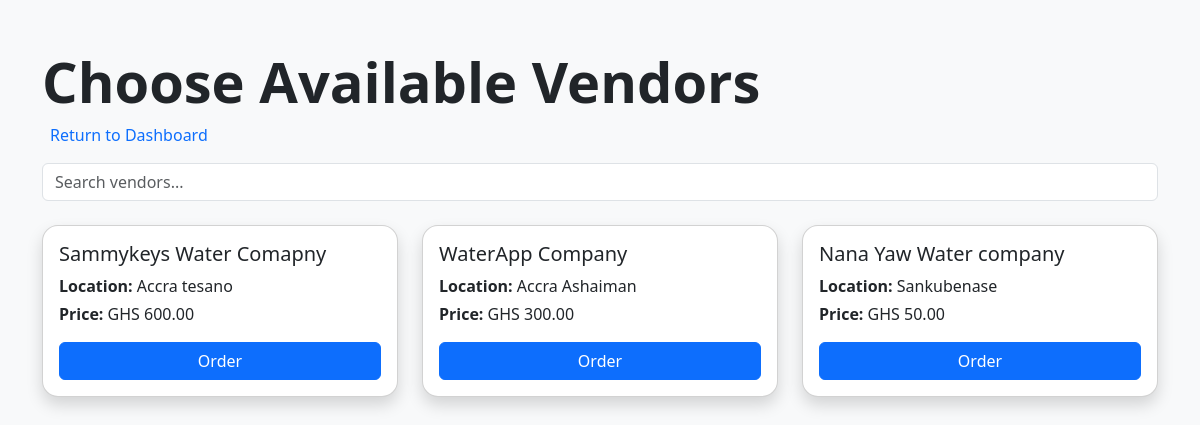
The page /customer/vendors/ (signed in) on the database as committed earlier.
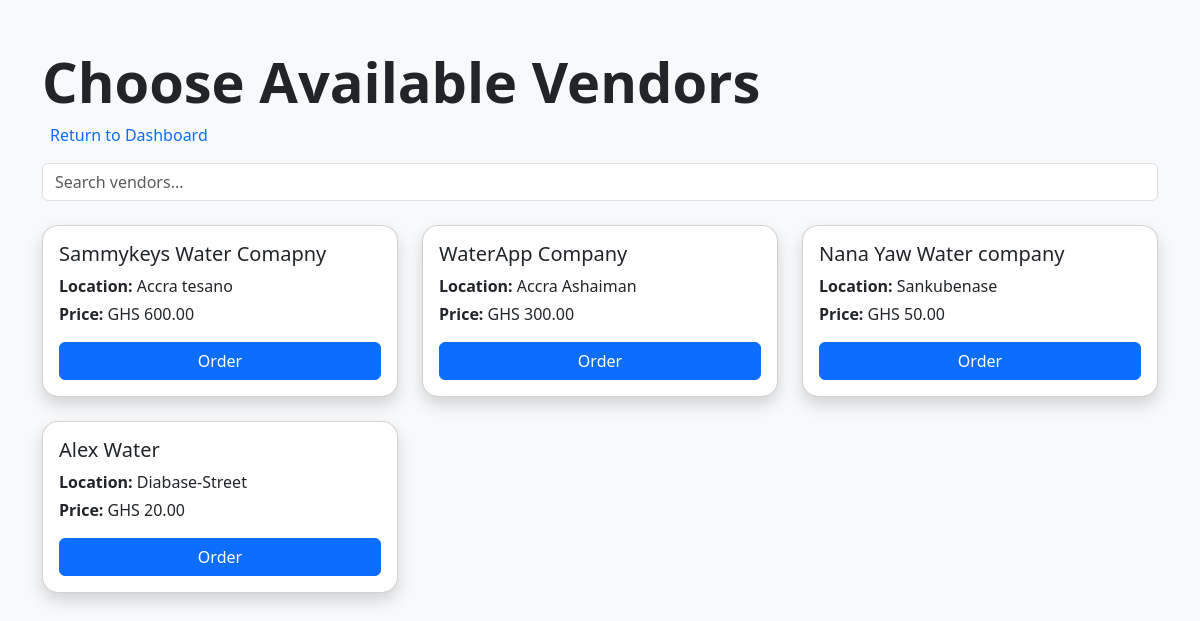
The same page on the database as committed later.
### authentication/models.py (models this page shows, shortened)
class Vendor(models.Model):
    vendor_id = UniqueIDField(primary_key=True, editable=False, unique=True)
    user = models.OneToOneField(User, on_delete=models.CASCADE, related_name="vendor_profile")
    business_name = models.CharField(max_length=100)
    location = models.CharField(max_length=255)
    price_per_liter = models.DecimalField(max_digits=10, decimal_places=2)
    status = models.CharField(max_length=10, choices=DESCIPLINE_CHOICES, default='Active')

### authentication/views.py (the view, shortened to what this page needs)
# urls.py: path('customer/vendors/', Vendors.as_view(), name='vendors'),
@method_decorator((login_required, customer_required), name='dispatch')
class Vendors(View):
    template_name = 'customer/test/order_form.html'
    def get(self,request,*args,**kwargs):
        query = request.GET.get('q')  # <-- get search query from URL
        if query:
            vendors = Vendor.objects.filter(
                Q(name__icontains=query) |
                Q(location__icontains=query) |
                Q(phone__icontains=query)
            )
        else:
           vendors = Vendor.objects.all()
        form = OrderForm()
        context = {'vendors': vendors, 'form': form}
        return render(request, self.template_name,context)

### authentication/forms.py (shortened to what this page needs)
class OrderForm(forms.ModelForm):
    class Meta:
        model = Order
        fields = [
            'customer',
            'vendor',
            'payment_method',
            'litres',
            'tank_type',
        ]
        widgets = {
            'payment_method': forms.Select(attrs={'class': 'form-control'}),
            'tank_type': forms.Select(attrs={'class': 'form-control'}),
            'litres': forms.TextInput(attrs={'class': 'form-control', 'placeholder': 'Enter number of litres'}),
            'customer': forms.Select(attrs={'class': 'form-control'}),
            'vendor': forms.Select(attrs={'class': 'form-control'}),
        }

### packages/id_generator.py (called while the page is built)
def uniqueID():
    random_numbers = [str(random.randint(0, 9)) for _ in range(10)]
    return ''.join(random_numbers)

### templates/customer/test/order_form.html (shortened to what this page needs)
<!DOCTYPE html>
<html lang="en">
<head>
  <link href="https://cdn.jsdelivr.net/npm/bootstrap@5.3.0/dist/css/bootstrap.min.css" rel="stylesheet">
</head>
<body class="bg-light">
<div class="container py-5">
    <h1 class="fw-bold display-4 fade-in">Choose Available Vendors</h1>
    <a href="{% url 'customer_dashboard' %}" class="nav-link active text-primary mb-3">Return to Dashboard</a>
    <div class="mb-4">
      <input type="text" id="searchInput" class="form-control" placeholder="Search vendors...">
    </div>
    <div class="row" id="vendorList">
      {% for vendor in vendors %}
      <div class="col-md-4 mb-4 vendor-item">
        <div class="card p-3 shadow vendor-card">
          <h5 class="card-title">{{ vendor.business_name }}</h5>
          <p class="card-text mb-1"><strong>Location:</strong> {{ vendor.location }}</p>
          <p class="card-text"><strong>Price:</strong> GHS {{ vendor.price_per_liter }}</p>
          <button class="btn btn-primary w-100" onclick="openOrderModal('{{ vendor.vendor_id }}', '{{ vendor.business_name }}', '{{ vendor.price_per_liter }}')">Order</button>
        </div>
      </div>
      {% endfor %}
    </div>
</div>
</body>
</html>

Rows that differ between the two databases and show on the page:
added Vendor: business_name "Alex Water", location "Diabase-Street", price_per_liter "20.00"
